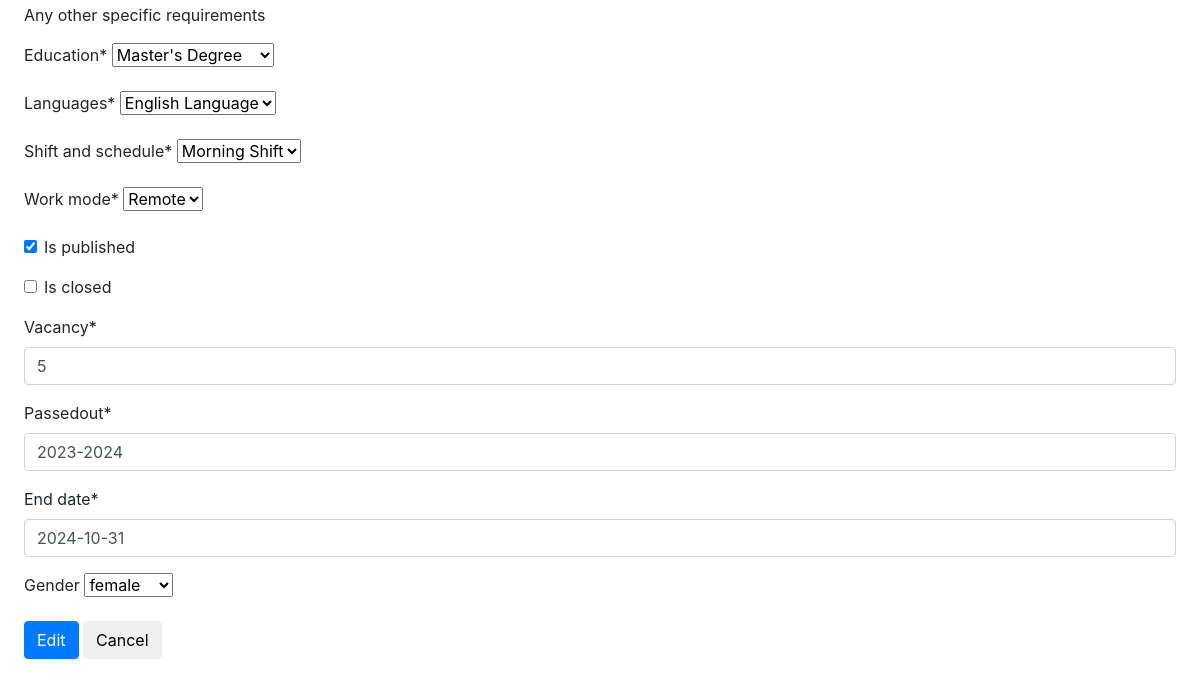
/dashboard/employer/edit_job/1 (signed in, lower part), run on an earlier commit of the app's database.
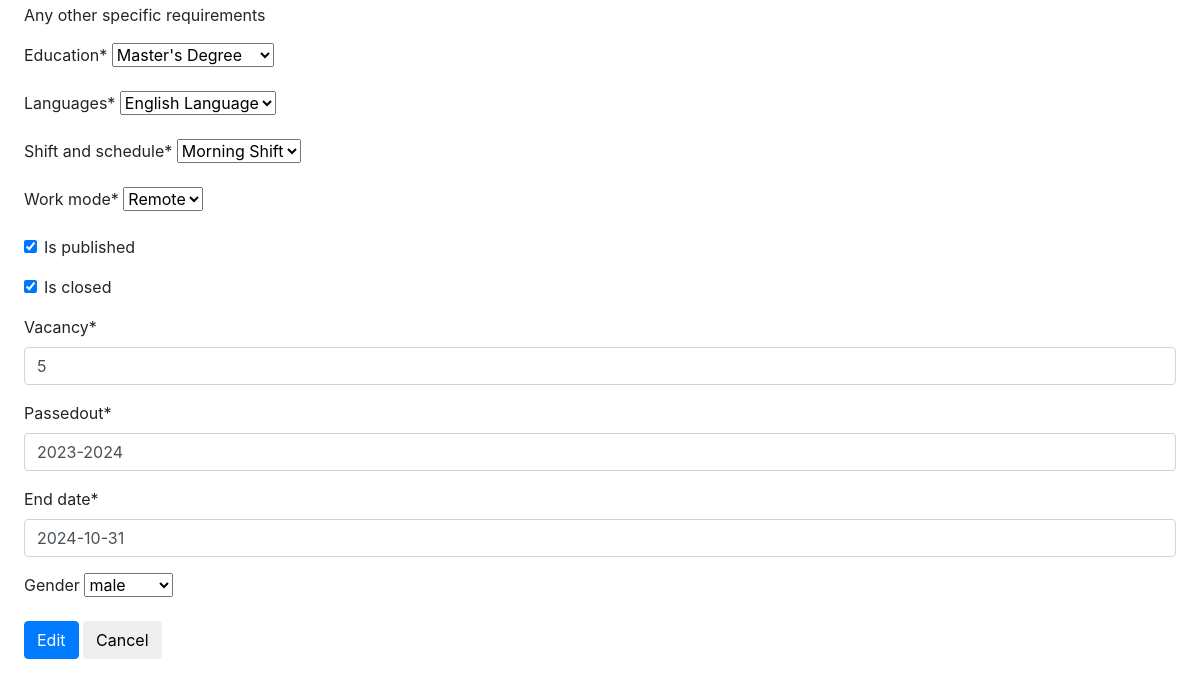
And on a later commit of the database.
### JobApp/models.py (models this page shows, shortened)
class Job(models.Model):
    recruiter = models.ForeignKey(
        CustomUser,
        on_delete=models.CASCADE,
        limit_choices_to={'user_type': 'recruiter'}
    )
    title = models.CharField(max_length=255)
    description = models.TextField()
    location = models.CharField(max_length=255)
    job_type = models.CharField(
        max_length=50,
        choices=[
            ('full-time', 'Full-time'),
            ('part-time', 'Part-time'),
            ('internship', 'Internship')
        ]
    )
    salary = models.DecimalField(
        max_digits=10,
        decimal_places=2,
        null=True,
        blank=True
    )
    requirements = models.TextField(help_text="List of job requirements")
    experience_required = models.CharField(
        max_length=100,
        help_text="Required experience level"
    )
    specifications = models.TextField(
        null=True,
        blank=True,
        help_text="Any other specific requirements"
    )
    education=models.CharField(_("Education"), max_length=50,choices=education, default='masters')
    language=models.CharField(_("Languages"), max_length=50,choices=language,default='eng')
    schedule=models.CharField(_("Shift and schedule"), max_length=50,choices=shift,default='morning')
    work_mode = models.CharField(
        max_length=10,
        choices=WORK_MODE_CHOICES,
        default='Onsite',  # Default to 'Onsite'
    )
    created_at = models.DateTimeField(auto_now_add=True, null=True)
    updated_at = models.DateTimeField(auto_now=True, null=True)
    is_published = models.BooleanField(default=False)
    is_closed = models.BooleanField(default=False)
    Vacancy = models.CharField(max_length=10, null=True)
    passedout = models.CharField(max_length=30 ,default='2023-2024')
    timestamp = models.DateTimeField(auto_now=True)
    end_date = models.DateField(max_length=20, null=True,default='None')
    gender = models.CharField(max_length=30,choices=gender_chioce ,blank=True)

### JobApp/views.py (the view)
# urls.py: path('dashboard/employer/edit_job/<int:id>', views.edit_job, name='edit_job'),
def edit_job(request,id):
    user=get_object_or_404(CustomUser,id=request.user.id)
    job=get_object_or_404(Job,id=id,recruiter=user)
    if request.method == 'POST':
         form =JobForm(request.POST,instance=job)
         if form.is_valid():
            form.save()
            messages.success(request, 'Job have been edit successfully')
            return redirect('JobApp:dashboard_view')
    else:
        form =JobForm(instance=job)
    context={"form":form,'job':job}
    template_name='JobApp/edit_job.html'
    return render(request, template_name, context)

### JobApp/forms.py
class JobForm(forms.ModelForm):
    class Meta:
        model=Job
        exclude=['recruiter']

### templates/JobApp/edit_job.html (shortened to what this page needs)
{% extends "base.html" %}
{% load crispy_forms_tags %}
{% block content %}
<div class="container_fluid m-2 p-3  bg-lightgreen">
    <form action="" method="POST">
        {{form| crispy}}
      <button class="btn-primary btn submit" type="submit">Edit</button>
      <button class="secondry btn cancel" type="cancel">Cancel</button>
   </form>
</div>
{% endblock  %}

What changed in the data, as far as the page shows it:
changed Job "Master's Degree": is_closed "☐" → "☑"; gender "female" → "male"
